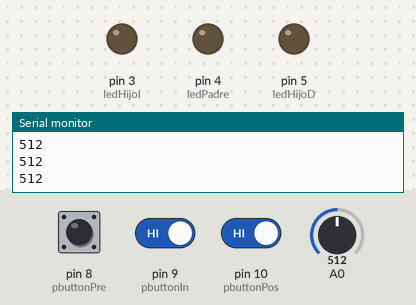
A sketch run on a simulated Arduino Uno, built with avr-gcc and run on an emulated ATmega328P. Parts: output pins drawn as LEDs (lit = HIGH), the last lines printed to the serial monitor. Inputs (shaded band) come from the test bench; at power-on: pin 8 (pbuttonPre) HIGH, pin 9 (pbuttonIn) HIGH, pin 10 (pbuttonPos) HIGH, A0 = 512.

Above: at 1.2 s.
1.3 s: pin 8 (pbuttonPre) pulled LOW for 0.15 s
At 2.1 s:
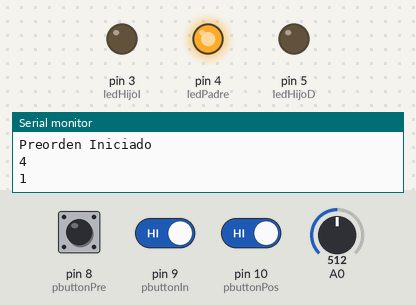
4.4 s: pin 8 (pbuttonPre) pulled LOW for 3.2 s
At 6.1 s:
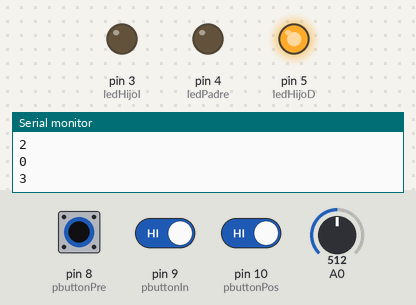
At 8.9 s:
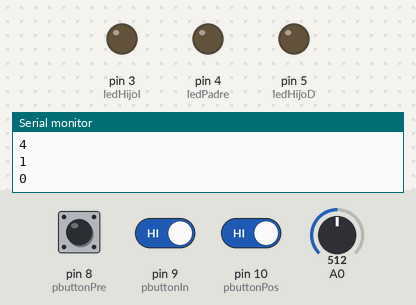
9.1 s: pin 9 (pbuttonIn) driven LOW and pin 10 (pbuttonPos) driven LOW
12.1 s: pin 9 (pbuttonIn) driven HIGH
15.1 s: pin 10 (pbuttonPos) driven HIGH
18.1 s: pin 10 (pbuttonPos) driven LOW
At 18.8 s:
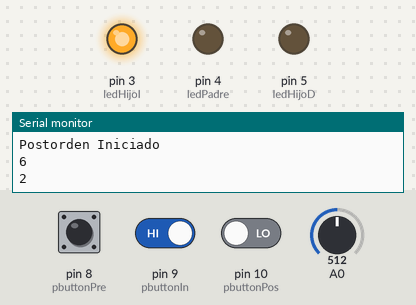
Timing chart, 0 to 22.1 s (numbered marks = the images above; inputs shaded):
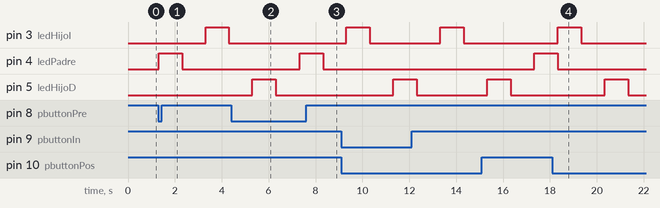

Measured:
- after the input at 1.3 s, pin 3 (ledHijoI): LOW → HIGH after 2.0 s, → LOW 1.0 s later; pin 4 (ledPadre): LOW → HIGH at once, → LOW 1.0 s later
- after the input at 4.4 s, pin 4 (ledPadre): LOW → HIGH after 2.9 s, → LOW 1.0 s later
- after the input at 18.1 s, pin 3 (ledHijoI): LOW → HIGH after 0.24 s, → LOW 1.0 s later; pin 5 (ledHijoD): LOW → HIGH after 2.2 s, → LOW 1.0 s later

The sketch:

PotenciometroYArboles.ino
```cpp
const int pbuttonPre = 8;
const int pbuttonIn = 9;
const int pbuttonPos = 10;

const int ledPadre = 4;
const int ledHijoI = 3;
const int ledHijoD = 5;

bool leerPotenciometro = true;

void setup() {
  pinMode(ledPadre, OUTPUT);
  pinMode(ledHijoI, OUTPUT);
  pinMode(ledHijoD, OUTPUT);
  pinMode(pbuttonPre, INPUT_PULLUP);
  pinMode(pbuttonIn, INPUT_PULLUP);
  pinMode(pbuttonPos, INPUT_PULLUP);
  Serial.begin(9600);
}

void loop() {
  if (leerPotenciometro) {
    int pot = analogRead(A0);
    Serial.println(pot);
    delay(10);
  }
  int button1 = digitalRead(pbuttonPre);
  int button2 = digitalRead(pbuttonIn);
  int button3 = digitalRead(pbuttonPos);

  if (button1 == LOW) {
    Serial.println("Preorden Iniciado");
    Serial.println(4);
    digitalWrite(ledPadre, HIGH);
    Serial.println(1);
    delay(1000);
    digitalWrite(ledPadre, LOW);
    Serial.println(0);
    delay(1000);
    digitalWrite(ledHijoI, HIGH);
    Serial.println(2);
    delay(1000);
    digitalWrite(ledHijoI, LOW);
    Serial.println(0);
    delay(1000);
    digitalWrite(ledHijoD, HIGH);
    Serial.println(3);
    delay(1000);
    digitalWrite(ledHijoD, LOW);
    Serial.println(0);
    delay(1000);
    Serial.println(10);
    Serial.println("Preorden Finalizado");
  }
  if(button2 == LOW){
    Serial.println("Inorden Iniciado");
    Serial.println(5);
    digitalWrite(ledHijoI, HIGH);
    Serial.println(2);
    delay(1000);
    digitalWrite(ledHijoI, LOW);
    Serial.println(0);
    delay(1000);
    digitalWrite(ledPadre, HIGH);
    Serial.println(1);
    delay(1000);
    digitalWrite(ledPadre, LOW);
    Serial.println(0);
    delay(1000);
    digitalWrite(ledHijoD, HIGH);
    Serial.println(3);
    delay(1000);
    digitalWrite(ledHijoD, LOW);
    Serial.println(0);
    delay(1000);
    Serial.println(10);
    Serial.println("Inorden Finalizado");
  }
  if(button3 == LOW){
    Serial.println("Postorden Iniciado");
    Serial.println(6);
    digitalWrite(ledHijoI, HIGH);
    Serial.println(2);
    delay(1000);
    digitalWrite(ledHijoI, LOW);
    Serial.println(0);
    delay(1000);
    digitalWrite(ledHijoD, HIGH);
    Serial.println(3);
    delay(1000);
    digitalWrite(ledHijoD, LOW);
    Serial.println(0);
    delay(1000);
    digitalWrite(ledPadre, HIGH);
    Serial.println(1);
    delay(1000);
    digitalWrite(ledPadre, LOW);
    Serial.println(0);
    Serial.println(10);
    Serial.println("Postorden Finalizado");
  }

}
```
